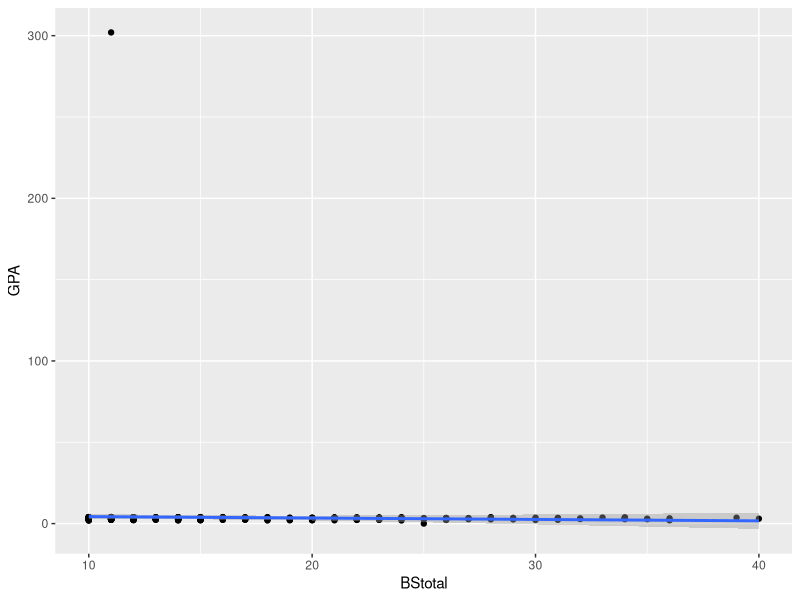
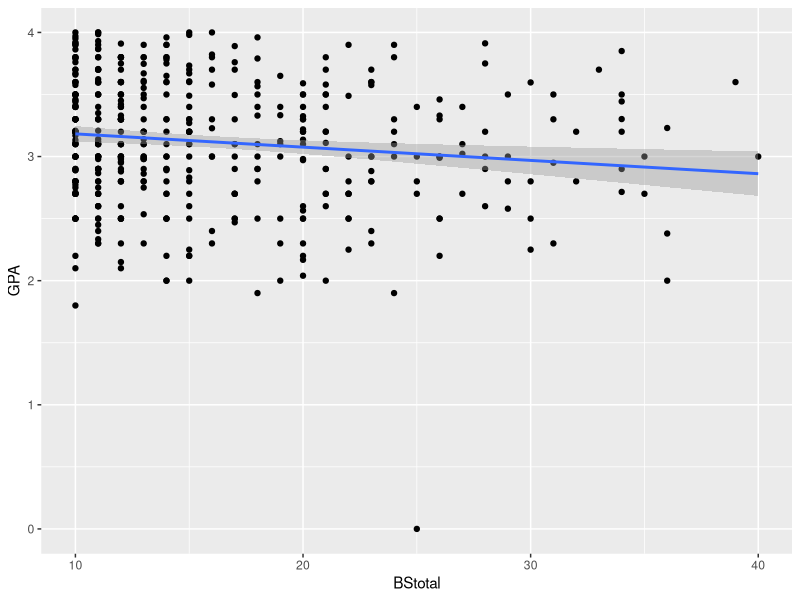

R code for these plots, in order:
# Stats Modeling - Week 1
# Fall 2025

library(car)
library(tidyverse)

students <- read_csv("data/cassady_finch_bolin.csv")

## Where is the GPA 302 person? 
## Not in the model b/c their CTA.tot is missing
students |> 
  select(Gender:GPA, BStotal:CTA.tot) |> 
  filter(GPA > 4) 

# yup, you can see them in the BStotal plot
ggplot(students, aes(x = BStotal, y = GPA)) + geom_point() + 
  geom_smooth(method = "lm")

ggplot(students, aes(x = BStotal, y = GPA)) + geom_point() + 
  geom_smooth(method = "lm") + ylim(0,4)

